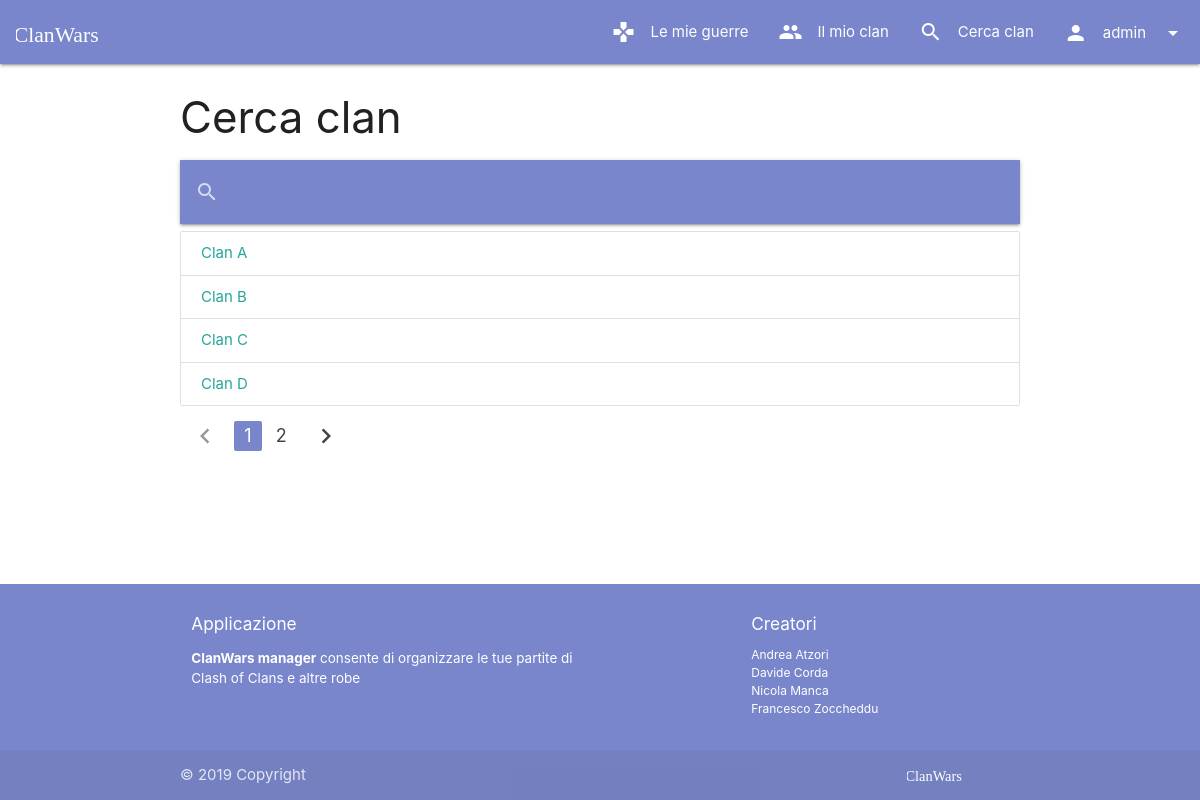
The page /clans/ (signed in) on the database as committed earlier.
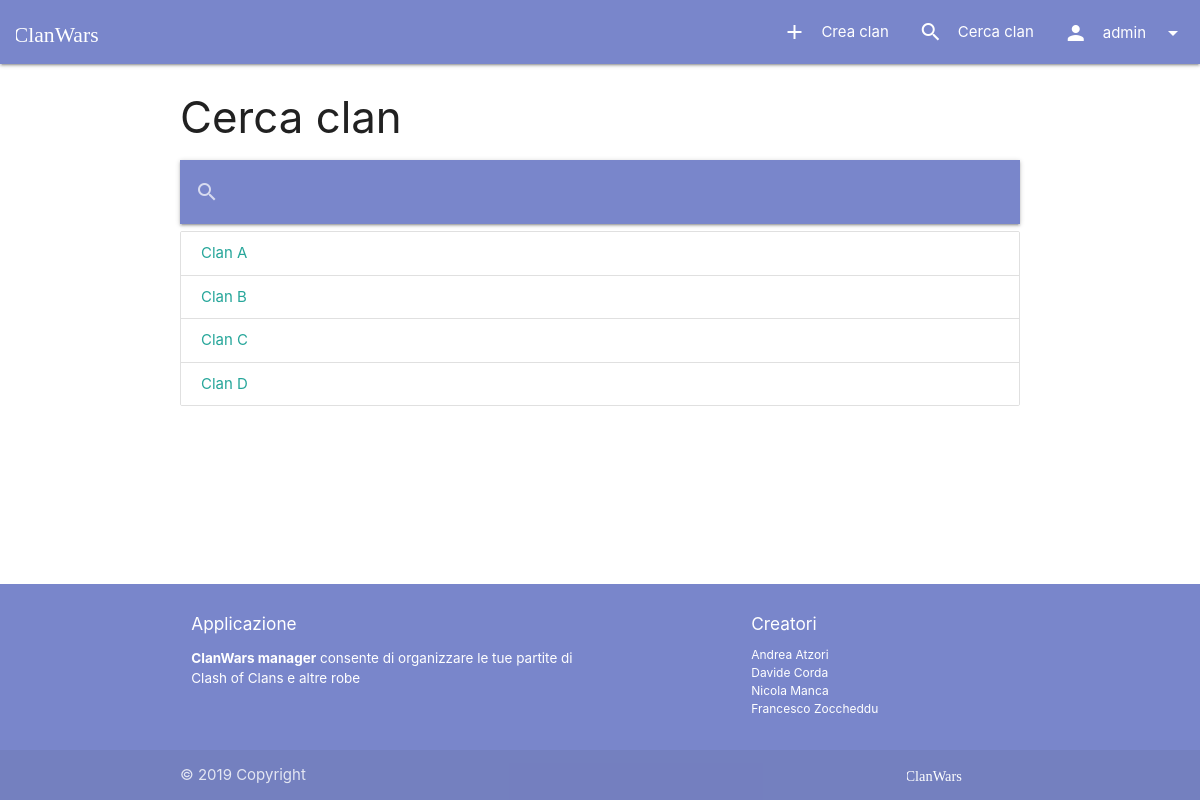
The same page on the database as committed later.
### manager/models.py (models this page shows, shortened)
class User(AbstractUser):
    clan = models.ForeignKey("Clan", on_delete=models.SET_NULL, null=True, blank=True, related_name="members")

class Clan(models.Model):
    name = models.CharField(max_length=30)
    clanMaster = models.OneToOneField(User, on_delete=models.CASCADE, related_name="+")
    maxMembers = models.PositiveSmallIntegerField(default=20, validators=[MinValueValidator(1), MaxValueValidator(50)])
    def get_absolute_url(self):
        return reverse("clans_details", kwargs={'pk': self.pk})

### manager/views/clans.py (the view)
# urls.py: path(r'', ClanListView.as_view(), name='clans_list'),
class ClanListView(ListView):
    template_name = "clans/list.html"
    paginate_by = 4
    context_object_name = "clans"
    def get_queryset(self):
        query = self.request.GET.get("q")
        if query is not None:
            return Clan.objects.filter(name__icontains=query)
        return Clan.objects.all()

### manager/templates/clans/list.html (shortened to what this page needs)
{% extends 'base.html' %}
{% block content %}
<h3>Cerca clan</h3>
<nav>
  <div class="nav-wrapper">
    <form>
      <div class="input-field">
        <input id="search" type="search" name="q" value="{{request.GET.q}}">
        <label class="label-icon" for="search"><i class="material-icons">search</i></label>
        <i class="material-icons">close</i>
      </div>
    </form>
  </div>
</nav>
<ul class="collection">
  {% for clan in clans %}
    <a class="collection-item waves-effect" href="{{clan.get_absolute_url}}">{{clan.name}}</a>
  {% endfor %}
</ul>
{% include "commons/pagination.html" %}
{% endblock %}

### manager/templates/base.html (shortened to what this page needs)
{% load static %}
<!doctype html>
<html>
<head>
  <link type="text/css" rel="stylesheet" href="{% static "css/materialize.min.css" %}" media="screen,projection" />
  <link type="text/css" rel="stylesheet" href="{% static "css/style.css" %}" media="screen,projection" />
</head>
<body>
  <header>
    {% include "commons/navbar.html" %}
  </header>
  <main>
    <div class="container">
      {% block content %}{% endblock%}
    </div>
  </main>
  {% include "commons/footer.html" %}
</body>
</html>

### manager/templates/commons/navbar.html (shortened to what this page needs)
{% load static %}
<nav>
    <div class="nav-wrapper">
        <a href="{% url 'home' %}" class="brand-logo">
            <img class="logo-img" src="{% static "images/logotype.svg" %}">
        </a>
        <ul class="right hide-on-med-and-down">
            {% if request.user.is_authenticated %}
            {% if request.user.clan is not None %}
            <li class="waves-effect">
                <a href="{% url 'wars_list' %}">
                    <i class="material-icons left">gamepad</i>
                    Le mie guerre
                </a>
            </li>
            {% endif %}
            <li class="waves-effect">
                {% if request.user.clan is not None %}
                <a href="{{user.clan.get_absolute_url}}">
                    <i class="material-icons left">people</i>
                    Il mio clan
                </a>
                {% else %}
                <a href="{% url 'clans_create' %}">
                    <i class="material-icons left">add</i>
                    Crea clan
                </a>
                {% endif %}
            </li>
            {% endif %}
            <li class="waves-effect">
                <a href="{% url 'clans_list' %}">
                    <i class="material-icons left">search</i>
                    Cerca clan
                </a>
            </li>
            {% if request.user.is_authenticated %}
            <li>
                <a class="dropdown-trigger waves-effect no-autoinit" href="#!" data-target="logout-dropdown">
                    <i class="material-icons left">person</i>
                    {{user.username}}
                    <i class="material-icons right">arrow_drop_down</i>
                </a>
            </li>
            {% endif %}
        </ul>
    </div>
</nav>

### manager/templates/commons/pagination.html
{% if is_paginated %}
<ul class="pagination">
    {% if page_obj.has_previous %}
        <li class="waves-effect">
            <a href="?page={{page_obj.previous_page_number}}">
    {% else %}
        <li class="disabled">
            <a>
    {% endif %}
            <i class="material-icons">chevron_left</i>
        </a>
    </li>
    {% for i in page_obj.paginator.page_range %}
        {% if i == page_obj.number %}
            <li class="active waves-effect">
        {% else %}
            <li class="waves-effect">
        {% endif %}
            <a href="?page={{i}}">
                {{i}}
            </a>
        </li>
    {% endfor %}
    {% if page_obj.has_next %}
        <li class="waves-effect">
            <a href="?page={{page_obj.next_page_number}}">
    {% else %}
        <li class="disabled">
            <a>
    {% endif %}
            <i class="material-icons">chevron_right</i>
        </a>
    </li>
</ul>
{% endif %}

### manager/templates/commons/footer.html
{% load static %}
<footer class="page-footer">
    <div class="container">
        <div class="row">
            <div class="col l6 s12">
                <h6>Applicazione</h6>
                <p class="description"><b>ClanWars manager</b> consente di organizzare le tue partite di Clash of Clans
                    e altre robe</p>
            </div>
            <div class="col l4 offset-l2 s12">
                <h6>Creatori</h6>
            <ul class="authors">
                    <li>Andrea Atzori</li>
                    <li>Davide Corda</li>
                    <li>Nicola Manca</li>
                    <li>Francesco Zoccheddu</li>
                </ul>
            </div>
        </div>
    </div>
    <div class="footer-copyright">
        <div class="container">
            © 2019 Copyright
            <img class="logotype right" src="{% static "images/logotype.svg" %}">
        </div>
    </div>
</footer>

### manager/static/css/style.css (style rules this page uses)
.logo-img { max-height: 64px !important; padding: 15px 0 !important; margin-left: 0.5em; margin-right: 0.5em; }
footer .logotype { max-height: 1.5em !important; }
footer .authors { font-size: 0.8em; }
footer .description { font-size: 0.9em; }
footer.page-footer { margin-top: 6em; }
body { display: flex; min-height: 100vh; flex-direction: column; }
main { flex: 1 0 auto; }

Rows that differ between the two databases and show on the page:
changed User "admin": clan_id 9 → empty (drawn)
Other text that changed with them:
text no longer shown: "Le mie guerre Il mio clan"
text now shown: "Crea clan"
list line gone: "1"
list line gone: "2"
